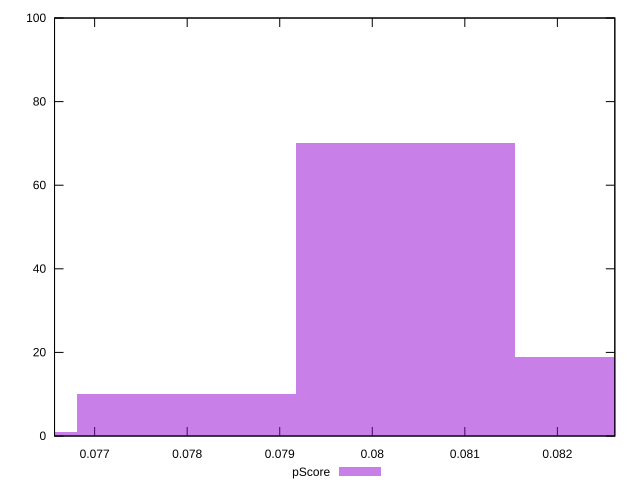

Generate this figure with gnuplot:
reset

$pScore <<EOF
0.08272301045461894 19
0.08035949587020126 70
0.07799598128578357 10
0.07563246670136589 1
EOF

set key outside below
set boxwidth 0.002363514584417684
set xrange [0.07656672492887517:0.08262075590602669]
set yrange [0:100]
set trange [0:100]
set style fill transparent solid 0.5 noborder
set terminal svg size 640, 490 enhanced background rgb 'white'
set output "reports/report_00031_2021-02-24T23-18-18.084Z/interactive/samples/astro/pScore/histogram.svg"

plot $pScore title "pScore" with boxes

reset
